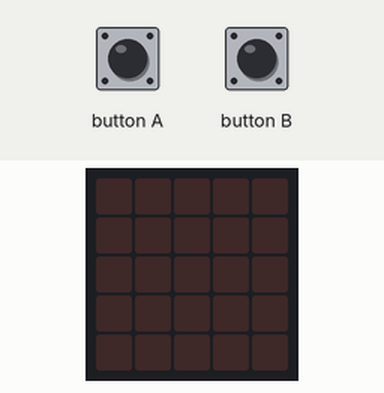
Recording of a program running on a simulated BBC micro:bit running MicroPython. Parts: the board's 5×5 LED display. The inputs (shaded band) are chosen by the test bench.

Above: at 1.2 s.
1.3 s: button A pressed for 0.15 s
At 1.7 s:
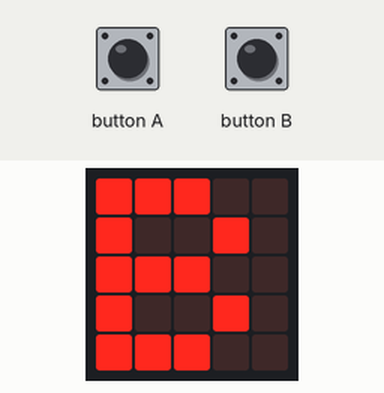
2.9 s: button B pressed for 0.15 s
At 4.1 s:
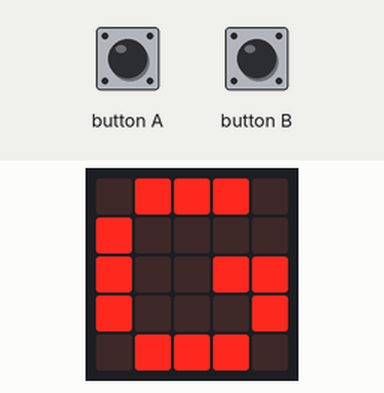
4.5 s: button A pressed for 1 s
At 5.3 s:
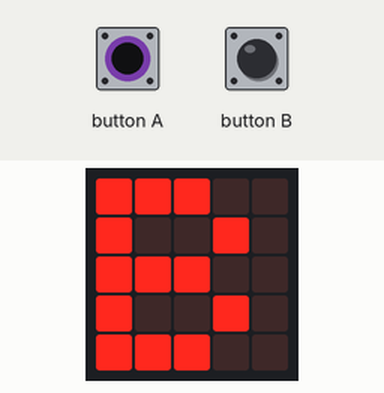
7.0 s: button B pressed for 1 s
At 8.4 s:
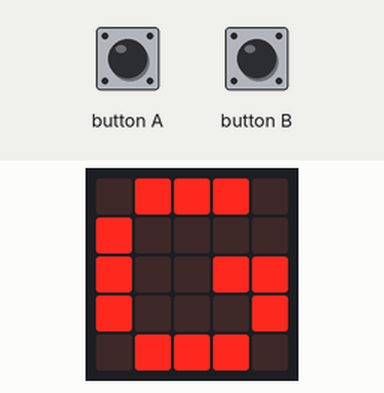
Timing chart, 0 to 10.0 s (numbered marks = the images above; inputs shaded):
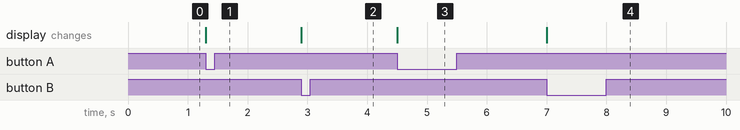

Measured:
- after the input at 1.3 s, the display: changes at once (image 1)
- after the input at 2.9 s, the display: changes at once (image 2)
- after the input at 4.5 s, the display: changes at once (image 3)
- after the input at 7.0 s, the display: changes at once (image 4)

The program:

__.py
```python
"""
Author：Ethan
Date:2021/07/13
 外部按钮，按钮 VCC 接正极，GND 接 GND，OUT 接 p5(按钮A) 或者 p11(按钮B)
"""

from microbit import *

while True:
    if button_a.is_pressed():
        display.show("B")
    if button_b.is_pressed():
        display.show("G")
```
